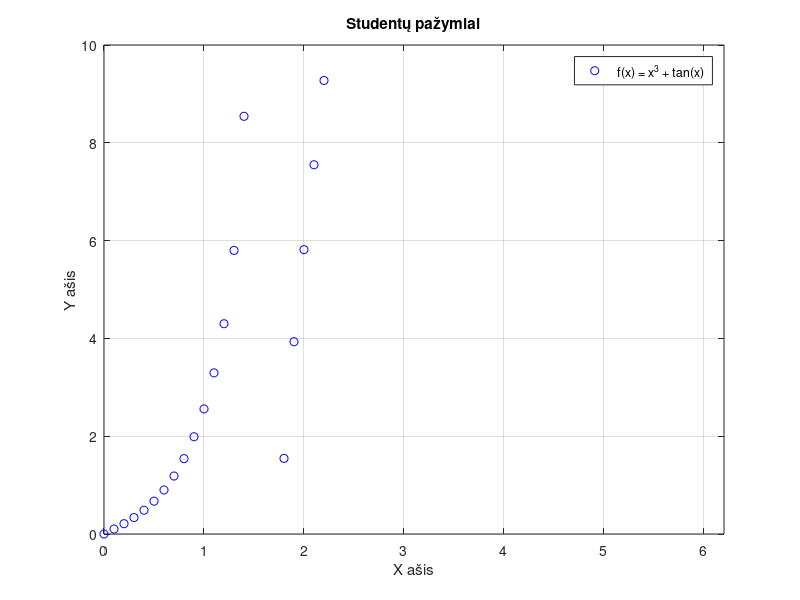
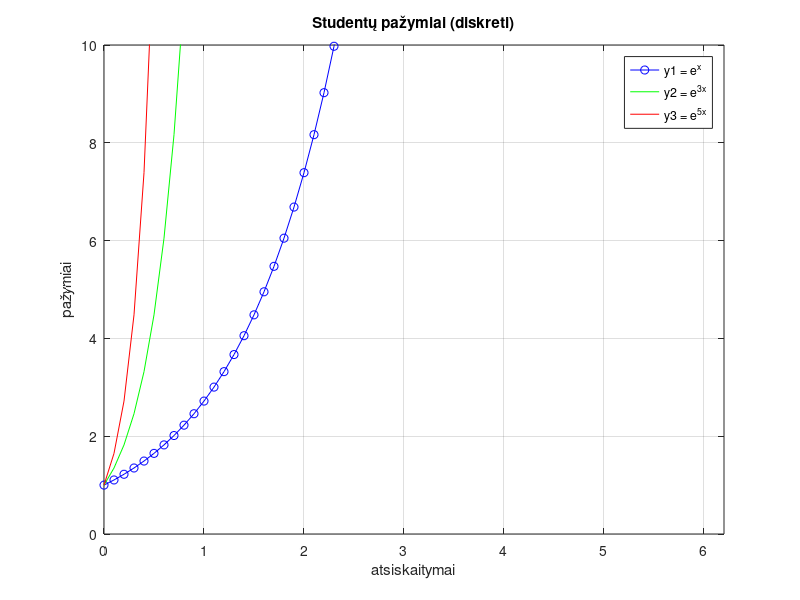
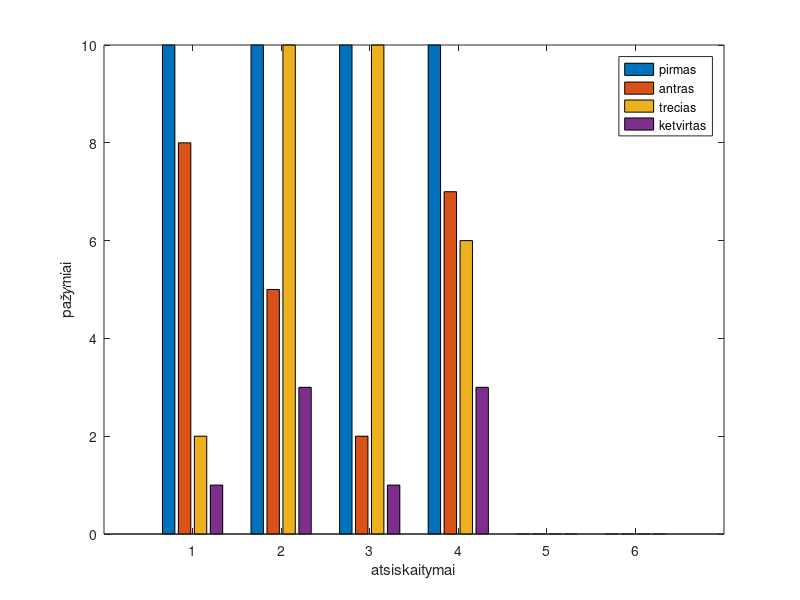
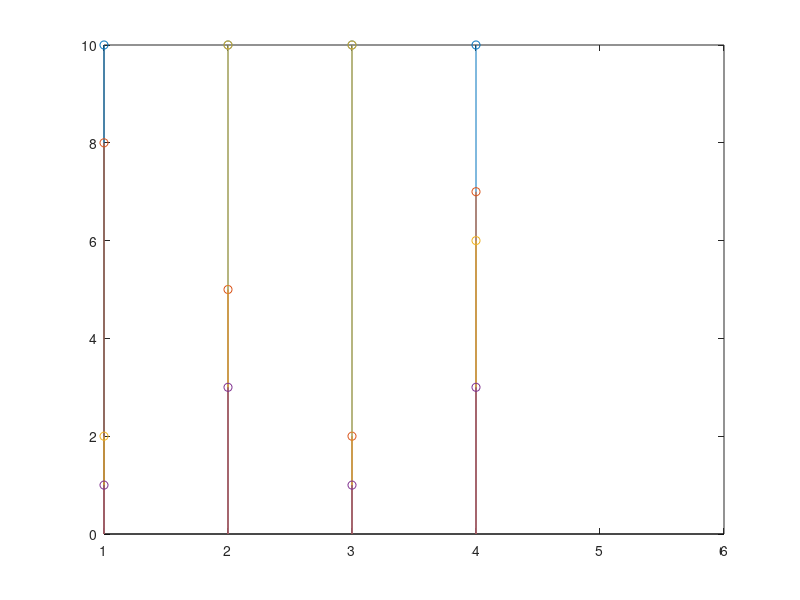

Write the MATLAB code that produced these figures, in order.
% Vardas: Vakaris
% Pavarde: Perliba
% Grupe: EDIF-25/2
% Data: 2026-09-28

%% 1

% a)

x = 0:0.1:2*pi;

y = x.^3 + tan(x)


figure
plot(x,y, "bo");


xlabel('X ašis');
ylabel('Y ašis');

title(' f(x) = x^3 + tan(x) ');
legend(' f(x) = x^3 + tan(x) ')

axis([min(x) max(x) min(y) max(y)])
grid on;


% b)

y1 = exp(x)
y2 = exp(3*x)
y3 = exp(5*x)


figure
plot(x, y1, 'b-o',  x, y2, "g", x, y3, "r");

xlabel('X ašis');
ylabel('Y ašis');

title(' y1 = e^x    y2 = e^{3x}  y3 = e^{5x} ');
legend('y1 = e^x', 'y2 = e^{3x}', 'y3 = e^{5x}');

axis([min(x) max(x) min([y1 y2 y3]) max([y1 y2 y3])]);
grid on;



%% 2


% a)

A = [10 8 2 1; 10 5 10 3; 10 2 10 1; 10 7 6 3; nan nan nan nan; nan nan nan nan]

figure
bar(A);

xlabel('atsiskaitymai');
ylabel('pažymiai');
legend('pirmas', 'antras', 'trecias', 'ketvirtas');

% b)

figure
stem(A);

% c)

figure(1)
title('Studentų pažymiai');
ylim([0 10]);
grid on;

figure(2)
xlabel('atsiskaitymai');
ylabel('pažymiai');
title('Studentų pažymiai (diskreti)');
ylim([0 10]);
grid on;


%% Papildoma

% P1)

A = [0 1 0 2 3 0 4;
     0 0 0 0 0 0 0;
     0 5 0 6 7 0 8;
     0 9 0 1 2 0 3;
     0 0 0 0 0 0 0;
     0 4 0 5 6 0 7]

B = A(any(A ~= 0, 2), any(A ~= 0, 1))
